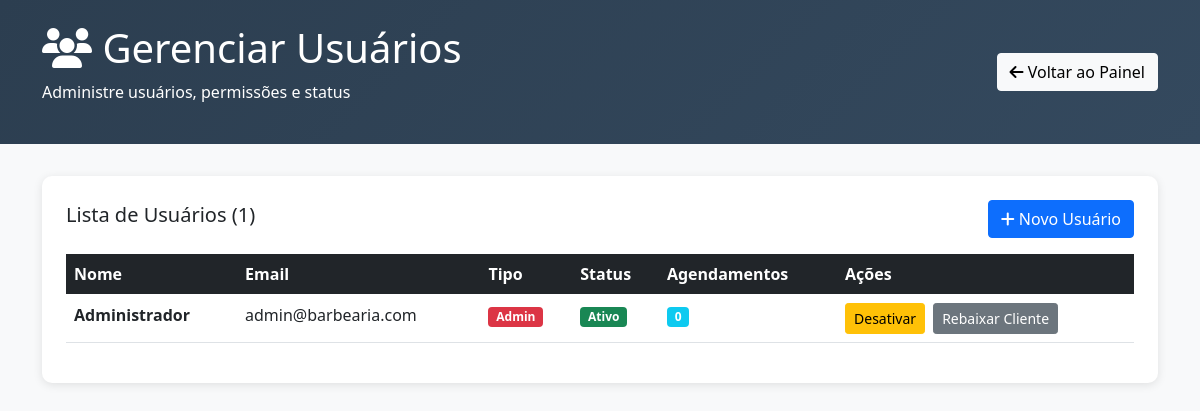
Page /admin/usuarios.php (signed in) on the committed database.
### tables this page shows
CREATE TABLE `usuario` (
  `id` varchar(255) NOT NULL,
  `nome` varchar(255) NOT NULL,
  `email` varchar(255) NOT NULL,
  `senha` varchar(255) NOT NULL,
  `foto` varchar(255) DEFAULT NULL,
  `ativo` tinyint(1) NOT NULL DEFAULT 1,
  `tipo_usuario` enum('cliente','admin') NOT NULL DEFAULT 'cliente'
);

### admin/usuarios.php (the view, shortened to what this page needs)
<?php
include_once('../config/db.php');
$result = $conn->query("
    SELECT id, nome, email, ativo, COALESCE(tipo_usuario, 'cliente') as tipo_usuario,
           (SELECT COUNT(*) FROM horarios WHERE nome = usuario.nome) as total_agendamentos
    FROM usuario
    ORDER BY COALESCE(tipo_usuario, 'cliente') DESC, nome ASC
");
$usuarios = [];
if ($result) {
    while ($row = $result->fetch_assoc()) {
        $usuarios[] = $row;
    }
}
?>
<!DOCTYPE html>
<html lang="pt-br">
<head>
    <link href="../assets/bootstrap.min.css" rel="stylesheet">
</head>
<body style="background-color: #f8f9fa;">
<div class="admin-header">
    <div class="container">
        <div class="row align-items-center">
            <div class="col-md-8">
                <h1><i class="fas fa-users"></i> Gerenciar Usuários</h1>
                <p>Administre usuários, permissões e status</p>
            </div>
            <div class="col-md-4 text-md-end">
                <a href="index.php" class="btn btn-light">
                    <i class="fas fa-arrow-left"></i> Voltar ao Painel
                </a>
            </div>
        </div>
    </div>
</div>
<div class="container">
    <div class="row">
        <div class="col-12">
            <div class="user-card">
                <div class="d-flex justify-content-between align-items-center mb-3">
                    <h5>Lista de Usuários (<?php echo count($usuarios); ?>)</h5>
                    <button class="btn btn-primary" data-bs-toggle="modal" data-bs-target="#novoUsuarioModal">
                        <i class="fas fa-plus"></i> Novo Usuário
                    </button>
                </div>
                <div class="table-responsive">
                    <table class="table table-hover">
                        <thead class="table-dark">
                            <tr>
                                <th>Nome</th>
                                <th>Email</th>
                                <th>Tipo</th>
                                <th>Status</th>
                                <th>Agendamentos</th>
                                <th>Ações</th>
                            </tr>
                        </thead>
                        <tbody>
                            <?php foreach ($usuarios as $usuario): ?>
                            <tr>
                                <td>
                                    <strong><?php echo htmlspecialchars($usuario['nome']); ?></strong>
                                </td>
                                <td><?php echo htmlspecialchars($usuario['email']); ?></td>
                                <td>
                                    <span class="badge <?php echo $usuario['tipo_usuario'] === 'admin' ? 'badge-admin' : 'badge-cliente'; ?>">
                                        <?php echo ucfirst($usuario['tipo_usuario']); ?>
                                    </span>
                                </td>
                                <td>
                                    <span class="badge <?php echo $usuario['ativo'] ? 'bg-success' : 'bg-danger'; ?>">
                                        <?php echo $usuario['ativo'] ? 'Ativo' : 'Inativo'; ?>
                                    </span>
                                </td>
                                <td>
                                    <span class="badge bg-info"><?php echo $usuario['total_agendamentos']; ?></span>
                                </td>
                                <td>
                                    <div class="user-actions">
                                        <form method="POST" class="d-inline">
                                            <button type="submit" class="btn btn-sm <?php echo $usuario['ativo'] ? 'btn-warning' : 'btn-success'; ?>"
                                                    onclick="return confirm('Confirma a alteração do status?')">
                                                <?php echo $usuario['ativo'] ? 'Desativar' : 'Ativar'; ?>
                                            </button>
                                        </form>
                                        <?php if ($usuario['tipo_usuario'] === 'cliente'): ?>
                                        <form method="POST" class="d-inline">
                                            <input type="hidden" name="acao" value="promover_admin">
                                            <input type="hidden" name="usuario_id" value="<?php echo $usuario['id']; ?>">
                                            <button type="submit" class="btn btn-sm btn-danger"
                                                    onclick="return confirm('Promover este usuário a administrador?')">
                                                Promover Admin
                                            </button>
                                        </form>
                                        <?php elseif ($usuario['tipo_usuario'] === 'admin'): ?>
                                        <form method="POST" class="d-inline">
                                            <button type="submit" class="btn btn-sm btn-secondary"
                                                    onclick="return confirm('Rebaixar este administrador para cliente?')">
                                                Rebaixar Cliente
                                            </button>
                                        </form>
                                        <?php endif; ?>
                                    </div>
                                </td>
                            </tr>
                            <?php endforeach; ?>
                        </tbody>
                    </table>
                </div>
            </div>
        </div>
    </div>
</div>
</body>
</html>

### admin/usuarios.php (style rules this page uses)
.admin-header { background: linear-gradient(135deg, #2c3e50, #34495e); color: white; padding: 1.5rem 0; margin-bottom: 2rem; }
.user-card { background: white; border-radius: 10px; padding: 1.5rem; margin-bottom: 1rem; box-shadow: 0 2px 10px rgba(0,0,0,0.1); }
.badge-admin { background-color: #dc3545; }
.user-actions { display: flex; gap: 0.5rem; flex-wrap: wrap; }

### rows in the picture
usuario: nome "Administrador", email "admin@barbearia.com", tipo_usuario "Admin", ativo "Ativo", total_agendamentos "0"

### other values in the picture
count($usuarios) "1"
